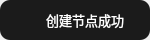
<?xml version="1.0" encoding="UTF-8"?>
<ui version="4.0">
 <class>zookeepertipswidget</class>
 <widget class="QWidget" name="zookeepertipswidget">
  <property name="geometry">
   <rect>
    <x>0</x>
    <y>0</y>
    <width>150</width>
    <height>40</height>
   </rect>
  </property>
  <property name="minimumSize">
   <size>
    <width>150</width>
    <height>40</height>
   </size>
  </property>
  <property name="maximumSize">
   <size>
    <width>150</width>
    <height>40</height>
   </size>
  </property>
  <property name="font">
   <font>
    <family>OPPOSans B</family>
    <pointsize>10</pointsize>
    <stylestrategy>PreferAntialias</stylestrategy>
   </font>
  </property>
  <property name="windowTitle">
   <string>Form</string>
  </property>
  <property name="styleSheet">
   <string notr="true"/>
  </property>
  <layout class="QVBoxLayout" name="verticalLayout">
   <property name="leftMargin">
    <number>0</number>
   </property>
   <property name="topMargin">
    <number>0</number>
   </property>
   <property name="rightMargin">
    <number>0</number>
   </property>
   <property name="bottomMargin">
    <number>0</number>
   </property>
   <item>
    <widget class="QWidget" name="widget" native="true">
     <property name="styleSheet">
      <string notr="true">background-color: rgb(27, 27, 27);
border-radius: 10px;</string>
     </property>
     <layout class="QHBoxLayout" name="horizontalLayout">
      <property name="spacing">
       <number>0</number>
      </property>
      <property name="leftMargin">
       <number>0</number>
      </property>
      <property name="topMargin">
       <number>0</number>
      </property>
      <property name="rightMargin">
       <number>0</number>
      </property>
      <property name="bottomMargin">
       <number>0</number>
      </property>
      <item>
       <spacer name="horizontalSpacer">
        <property name="orientation">
         <enum>Qt::Horizontal</enum>
        </property>
        <property name="sizeHint" stdset="0">
         <size>
          <width>40</width>
          <height>20</height>
         </size>
        </property>
       </spacer>
      </item>
      <item>
       <widget class="QLabel" name="label_icon">
        <property name="minimumSize">
         <size>
          <width>20</width>
          <height>20</height>
         </size>
        </property>
        <property name="maximumSize">
         <size>
          <width>20</width>
          <height>20</height>
         </size>
        </property>
        <property name="font">
         <font>
          <stylestrategy>NoAntialias</stylestrategy>
         </font>
        </property>
        <property name="styleSheet">
         <string notr="true">image: url(:/lib/node.png);</string>
        </property>
        <property name="text">
         <string/>
        </property>
       </widget>
      </item>
      <item>
       <widget class="QLabel" name="label_message">
        <property name="font">
         <font>
          <family>OPPOSans B</family>
          <pointsize>10</pointsize>
          <weight>50</weight>
          <bold>false</bold>
          <stylestrategy>PreferAntialias</stylestrategy>
         </font>
        </property>
        <property name="styleSheet">
         <string notr="true">color: rgb(255, 255, 255);</string>
        </property>
        <property name="text">
         <string>创建节点成功</string>
        </property>
       </widget>
      </item>
      <item>
       <spacer name="horizontalSpacer_2">
        <property name="orientation">
         <enum>Qt::Horizontal</enum>
        </property>
        <property name="sizeHint" stdset="0">
         <size>
          <width>40</width>
          <height>20</height>
         </size>
        </property>
       </spacer>
      </item>
     </layout>
    </widget>
   </item>
  </layout>
 </widget>
 <resources/>
 <connections/>
</ui>
